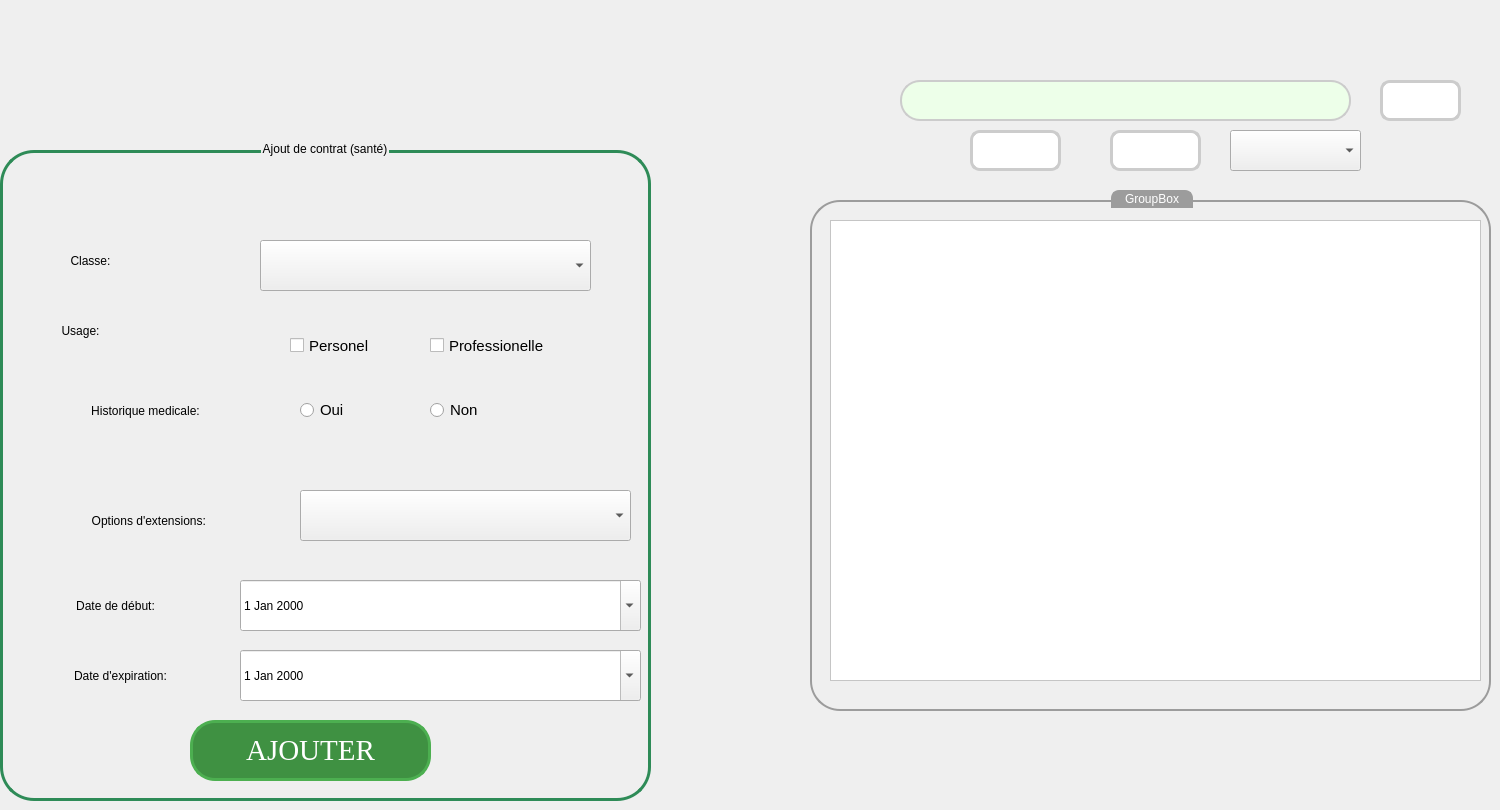
      <widget class="QWidget" name="sante">
       <widget class="QGroupBox" name="groupBox_sante">
        <property name="geometry">
         <rect>
          <x>0</x>
          <y>140</y>
          <width>651</width>
          <height>661</height>
         </rect>
        </property>
        <property name="styleSheet">
         <string notr="true">QGroupBox {
    border: 3px solid #2e8b57;
    border-radius: 34px;
    margin-top: 10px;
    padding: 10px;
    font: 75 22pt &quot;Times New Roman&quot;;
}

QVBoxLayout {
    background-color: #e0e0e0; /* Couleur de fond pour le QVBoxLayout */
    padding: 15px; /* Ajout de marge interne au QVBoxLayout */
}

/* Styles pour les widgets (par exemple, QLabel, QLineEdit, etc.) dans le QVBoxLayout */
QVBoxLayout QLabel {
    color: #333333;
    font-size: 16px;
    margin-bottom: 5px;
}

QVBoxLayout QLineEdit, QVBoxLayout QTextEdit, QVBoxLayout QDateEdit, QVBoxLayout QComboBox {
    margin-bottom: 10px;
    padding: 8px;
    border: 1px solid #ccc;
    border-radius: 5px;
    width: 200px;
}

QVBoxLayout QLineEdit:hover, QVBoxLayout QTextEdit:hover, QVBoxLayout QDateEdit:hover, QVBoxLayout QComboBox:hover {
    border: 1px solid #2e8b57;
}

/* Styles pour les boutons dans le QVBoxLayout */
QVBoxLayout QPushButton {
    background-color: #4285f4;
    color: #ffffff;
    padding: 10px 20px;
    border: none;
    border-radius: 8px;
}

QVBoxLayout QPushButton:hover {
    background-color: #2e5f22;
}
</string>
        </property>
        <property name="title">
         <string>Ajout de contrat (santé)</string>
        </property>
        <property name="alignment">
         <set>Qt::AlignCenter</set>
        </property>
        <widget class="QLabel" name="CIN_7">
         <property name="geometry">
          <rect>
           <x>10</x>
           <y>90</y>
           <width>161</width>
           <height>61</height>
          </rect>
         </property>
         <property name="styleSheet">
          <string notr="true">font: 75 18pt &quot;Times New Roman&quot;;</string>
         </property>
         <property name="text">
          <string>Classe:</string>
         </property>
         <property name="alignment">
          <set>Qt::AlignCenter</set>
         </property>
        </widget>
        <widget class="QLabel" name="NOM_7">
         <property name="geometry">
          <rect>
           <x>0</x>
           <y>160</y>
           <width>161</width>
           <height>61</height>
          </rect>
         </property>
         <property name="styleSheet">
          <string notr="true">font: 75 18pt &quot;Times New Roman&quot;;</string>
         </property>
         <property name="text">
          <string>Usage:</string>
         </property>
         <property name="alignment">
          <set>Qt::AlignCenter</set>
         </property>
        </widget>
        <widget class="QLabel" name="PRENOM_6">
         <property name="geometry">
          <rect>
           <x>20</x>
           <y>240</y>
           <width>251</width>
           <height>61</height>
          </rect>
         </property>
         <property name="styleSheet">
          <string notr="true">font: 75 18pt &quot;Times New Roman&quot;;</string>
         </property>
         <property name="text">
          <string>Historique medicale:</string>
         </property>
         <property name="alignment">
          <set>Qt::AlignCenter</set>
         </property>
        </widget>
        <widget class="QLabel" name="EMAIL_7">
         <property name="geometry">
          <rect>
           <x>20</x>
           <y>430</y>
           <width>191</width>
           <height>71</height>
          </rect>
         </property>
         <property name="styleSheet">
          <string notr="true">font: 75 18pt &quot;Times New Roman&quot;;</string>
         </property>
         <property name="text">
          <string>Date de début:</string>
         </property>
         <property name="alignment">
          <set>Qt::AlignCenter</set>
         </property>
        </widget>
        <widget class="QLabel" name="ADRESSE_7">
         <property name="geometry">
          <rect>
           <x>10</x>
           <y>350</y>
           <width>271</width>
           <height>61</height>
          </rect>
         </property>
         <property name="styleSheet">
          <string notr="true">font: 75 18pt &quot;Times New Roman&quot;;</string>
         </property>
         <property name="text">
          <string>  Options d'extensions:</string>
         </property>
         <property name="alignment">
          <set>Qt::AlignCenter</set>
         </property>
        </widget>
        <widget class="QDateEdit" name="dateEdit_11">
         <property name="geometry">
          <rect>
           <x>240</x>
           <y>510</y>
           <width>401</width>
           <height>51</height>
          </rect>
         </property>
         <property name="calendarPopup">
          <bool>true</bool>
         </property>
        </widget>
        <widget class="QComboBox" name="comboBox_sante">
         <property name="geometry">
          <rect>
           <x>260</x>
           <y>100</y>
           <width>331</width>
           <height>51</height>
          </rect>
         </property>
        </widget>
        <widget class="QCheckBox" name="checkBox_5">
         <property name="geometry">
          <rect>
           <x>290</x>
           <y>180</y>
           <width>131</width>
           <height>51</height>
          </rect>
         </property>
         <property name="font">
          <font>
           <pointsize>11</pointsize>
          </font>
         </property>
         <property name="text">
          <string>Personel</string>
         </property>
        </widget>
        <widget class="QCheckBox" name="checkBox_6">
         <property name="geometry">
          <rect>
           <x>430</x>
           <y>180</y>
           <width>200</width>
           <height>51</height>
          </rect>
         </property>
         <property name="font">
          <font>
           <pointsize>11</pointsize>
          </font>
         </property>
         <property name="text">
          <string>Professionelle</string>
         </property>
        </widget>
        <widget class="QRadioButton" name="radioButton_11">
         <property name="geometry">
          <rect>
           <x>300</x>
           <y>260</y>
           <width>97</width>
           <height>20</height>
          </rect>
         </property>
         <property name="font">
          <font>
           <pointsize>11</pointsize>
          </font>
         </property>
         <property name="text">
          <string>Oui</string>
         </property>
        </widget>
        <widget class="QRadioButton" name="radioButton_12">
         <property name="geometry">
          <rect>
           <x>430</x>
           <y>260</y>
           <width>97</width>
           <height>20</height>
          </rect>
         </property>
         <property name="font">
          <font>
           <pointsize>11</pointsize>
          </font>
         </property>
         <property name="text">
          <string>Non</string>
         </property>
        </widget>
        <widget class="QComboBox" name="comboBox_option_sante">
         <property name="geometry">
          <rect>
           <x>300</x>
           <y>350</y>
           <width>331</width>
           <height>51</height>
          </rect>
         </property>
        </widget>
        <widget class="QDateEdit" name="dateEdit_12">
         <property name="geometry">
          <rect>
           <x>240</x>
           <y>440</y>
           <width>401</width>
           <height>51</height>
          </rect>
         </property>
         <property name="calendarPopup">
          <bool>true</bool>
         </property>
        </widget>
        <widget class="QLabel" name="EMAIL_8">
         <property name="geometry">
          <rect>
           <x>10</x>
           <y>500</y>
           <width>221</width>
           <height>71</height>
          </rect>
         </property>
         <property name="styleSheet">
          <string notr="true">font: 75 18pt &quot;Times New Roman&quot;;</string>
         </property>
         <property name="text">
          <string>Date d'expiration:</string>
         </property>
         <property name="alignment">
          <set>Qt::AlignCenter</set>
         </property>
        </widget>
        <widget class="QPushButton" name="pushButton_6">
         <property name="geometry">
          <rect>
           <x>190</x>
           <y>580</y>
           <width>241</width>
           <height>61</height>
          </rect>
         </property>
         <property name="font">
          <font>
           <family>Times New Roman</family>
           <pointsize>22</pointsize>
          </font>
         </property>
         <property name="styleSheet">
          <string notr="true">/* Style de base pour le QPushButton */
QPushButton {
    background-color: #3f9142; /* Vert primaire du thème d'assurance */
    color: #ffffff; /* Texte blanc */
    border: 3px solid #4CAF50; /* Bordure verte */
    border-radius: 25px; /* Coins arrondis */
    padding: 5px 10px; /* Espacement interne */
}

/* Style du QPushButton lorsqu'il est survolé */
QPushButton:hover {
    background-color: #45a049; /* Vert plus foncé au survol */
}

/* Style du QPushButton lorsqu'il est pressé (clic) */
QPushButton:pressed {
    background-color: #3c8942; /* Vert encore plus foncé au clic */
}

/* Style du QPushButton lorsqu'il est en focus (tabulation) */
QPushButton:focus {
    outline: none; /* Supprimer le contour par défaut */
    border: 2px solid #3c8942; /* Bordure plus foncée lorsqu'en focus */
}

/* Style du QPushButton lorsqu'il est désactivé */
QPushButton:disabled {
    background-color: #b0b0b0; /* Fond gris clair pour les boutons désactivés */
    color: #707070; /* Couleur du texte grise pour les boutons désactivés */
    border: 2px solid #b0b0b0; /* Bordure grise pour les boutons désactivés */
}

/* Style général pour les widgets lorsqu'ils sont désactivés */
QWidget:disabled {
    background-color: #f0f0f0; /* Fond gris clair pour les widgets désactivés */
    color: #a0a0a0; /* Couleur du texte grise pour les widgets désactivés */
}
</string>
         </property>
         <property name="text">
          <string>AJOUTER</string>
         </property>
        </widget>
       </widget>
       <widget class="QGroupBox" name="groupBox_12">
        <property name="geometry">
         <rect>
          <x>810</x>
          <y>190</y>
          <width>681</width>
          <height>521</height>
         </rect>
        </property>
        <property name="styleSheet">
         <string notr="true">QGroupBox {
    border: 2px solid #9C9C9C; /* Bordure du groupe box */
    border-radius: 30px; /* Coins arrondis */
    margin-top: 10px; /* Marge supérieure pour l'espacement avec d'autres éléments */
}

QGroupBox::title {
    subcontrol-origin: margin;
    subcontrol-position: top center;
    padding: 0 10px; /* Espacement interne pour le titre */
    background-color: #9C9C9C; /* Couleur de fond du titre */
    color: #fff; /* Couleur du texte du titre */
    border: 2px solid #9C9C9C; /* Bordure du titre */
    border-top-left-radius: 8px; /* Coins arrondis en haut à gauche du titre */
    border-top-right-radius: 8px; /* Coins arrondis en haut à droite du titre */
}

/* Style pour le contenu interne du QGroupBox (facultatif) */
QGroupBox QWidget {
    background-color: #fff; /* Couleur de fond du contenu interne */
    padding: 10px; /* Espacement interne du contenu interne */
}
</string>
        </property>
        <property name="title">
         <string>GroupBox</string>
        </property>
        <widget class="QTableView" name="tableView_6">
         <property name="geometry">
          <rect>
           <x>20</x>
           <y>30</y>
           <width>651</width>
           <height>461</height>
          </rect>
         </property>
         <property name="styleSheet">
          <string notr="true"/>
         </property>
        </widget>
       </widget>
       <widget class="QPushButton" name="STATISTISTIQUE_6">
        <property name="geometry">
         <rect>
          <x>970</x>
          <y>130</y>
          <width>91</width>
          <height>41</height>
         </rect>
        </property>
        <property name="styleSheet">
         <string notr="true">QPushButton {
    padding: 6px 12px; /* Espace intérieur du bouton */
    border: 3px solid #ccc; /* Bordure grise */
    border-radius: 10px; /* Coins arrondis */
    background-color: #fff; /* Couleur de fond */
    transition: background-color 0.3s, border-color 0.3s; /* Transition douce pour le survol */
}

QPushButton:hover {
    border-color: #555; /* Couleur de la bordure lors du survol */
    background-color: #eee; /* Nouvelle couleur de fond lors du survol */
}

QPushButton:pressed {
    background-color: #ddd; /* Couleur de fond lorsque le bouton est enfoncé */
}

QPushButton:focus {
    outline: none; /* Supprime l'effet de focus par défaut */
}
</string>
        </property>
        <property name="text">
         <string/>
        </property>
        <property name="icon">
         <iconset resource="ressources.qrc">
          <normaloff>:/img/img/stat.svg</normaloff>:/img/img/stat.svg</iconset>
        </property>
        <property name="iconSize">
         <size>
          <width>23</width>
          <height>23</height>
         </size>
        </property>
       </widget>
       <widget class="QPushButton" name="RECHERCHE_6">
        <property name="geometry">
         <rect>
          <x>1380</x>
          <y>80</y>
          <width>81</width>
          <height>41</height>
         </rect>
        </property>
        <property name="styleSheet">
         <string notr="true">QPushButton {
    padding: 6px 12px; /* Espace intérieur du bouton */
    border: 3px solid #ccc; /* Bordure grise */
    border-radius: 10px; /* Coins arrondis */
    background-color: #fff; /* Couleur de fond */
    transition: background-color 0.3s, border-color 0.3s; /* Transition douce pour le survol */
}

QPushButton:hover {
    border-color: #555; /* Couleur de la bordure lors du survol */
    background-color: #eee; /* Nouvelle couleur de fond lors du survol */
}

QPushButton:pressed {
    background-color: #ddd; /* Couleur de fond lorsque le bouton est enfoncé */
}

QPushButton:focus {
    outline: none; /* Supprime l'effet de focus par défaut */
}
</string>
        </property>
        <property name="text">
         <string/>
        </property>
        <property name="icon">
         <iconset resource="ressources.qrc">
          <normaloff>:/img/img/recherche.svg</normaloff>:/img/img/recherche.svg</iconset>
        </property>
        <property name="iconSize">
         <size>
          <width>20</width>
          <height>20</height>
         </size>
        </property>
       </widget>
       <widget class="QComboBox" name="TRI_6">
        <property name="geometry">
         <rect>
          <x>1230</x>
          <y>130</y>
          <width>131</width>
          <height>41</height>
         </rect>
        </property>
        <property name="styleSheet">
         <string notr="true"/>
        </property>
        <item>
         <property name="text">
          <string/>
         </property>
         <property name="icon">
          <iconset>
           <normaloff>../../../../Downloads/sort-svgrepo-com.svg</normaloff>../../../../Downloads/sort-svgrepo-com.svg</iconset>
         </property>
        </item>
        <item>
         <property name="text">
          <string/>
         </property>
         <property name="icon">
          <iconset>
           <normaloff>../../../../Downloads/sort-descending-svgrepo-com.svg</normaloff>../../../../Downloads/sort-descending-svgrepo-com.svg</iconset>
         </property>
        </item>
       </widget>
       <widget class="QLineEdit" name="lineEdit_8">
        <property name="geometry">
         <rect>
          <x>900</x>
          <y>80</y>
          <width>451</width>
          <height>41</height>
         </rect>
        </property>
        <property name="styleSheet">
         <string notr="true">QLineEdit {
	background-color: rgb(237, 255, 233);
    padding: 6px; /* Espace intérieur du QLineEdit */
    border: 2px solid #ccc; /* Bordure grise */
    border-radius: 20px; /* Coins arrondis plus prononcés */
}

QLineEdit:focus {
    border-color: #4CAF50; /* Couleur de la bordure lorsque le QLineEdit est sélectionné */
    outline: none; /* Supprime l'effet de focus par défaut */
}

QLineEdit::placeholder {
    color: #999; /* Couleur du texte de l'indicateur de champ */
}

QLineEdit::hover {
    border-color: #aaa; /* Couleur de la bordure lors du survol */
}
</string>
        </property>
       </widget>
       <widget class="QPushButton" name="PDF_6">
        <property name="geometry">
         <rect>
          <x>1110</x>
          <y>130</y>
          <width>91</width>
          <height>41</height>
         </rect>
        </property>
        <property name="styleSheet">
         <string notr="true">QPushButton {
    padding: 6px 12px; /* Espace intérieur du bouton */
    border: 3px solid #ccc; /* Bordure grise */
    border-radius: 10px; /* Coins arrondis */
    background-color: #fff; /* Couleur de fond */
    transition: background-color 0.3s, border-color 0.3s; /* Transition douce pour le survol */
}

QPushButton:hover {
    border-color: #555; /* Couleur de la bordure lors du survol */
    background-color: #eee; /* Nouvelle couleur de fond lors du survol */
}

QPushButton:pressed {
    background-color: #ddd; /* Couleur de fond lorsque le bouton est enfoncé */
}

QPushButton:focus {
    outline: none; /* Supprime l'effet de focus par défaut */
}
</string>
        </property>
        <property name="text">
         <string/>
        </property>
        <property name="icon">
         <iconset resource="ressources.qrc">
          <normaloff>:/img/img/pdf.svg</normaloff>:/img/img/pdf.svg</iconset>
        </property>
        <property name="iconSize">
         <size>
          <width>30</width>
          <height>30</height>
         </size>
        </property>
       </widget>
      </widget>
